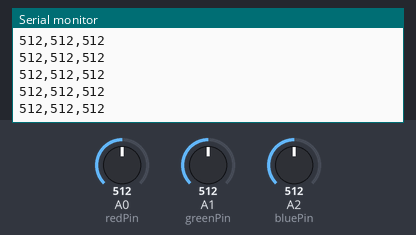
Bench run of a sketch on a simulated Arduino Uno, built with avr-gcc and run on an emulated ATmega328P. Shown: the last lines printed to the serial monitor. The test bench sets the inputs (shaded band); at power-on: A0 (redPin) = 512, A1 (greenPin) = 512, A2 (bluePin) = 512.

Above: at 1.2 s.
1.3 s: A0 (redPin) set to 11
At 2.4 s:
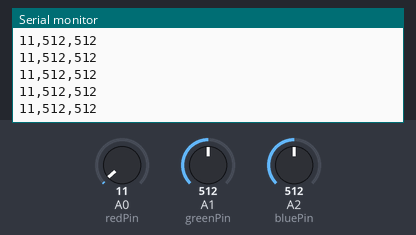
4.3 s: A0 (redPin) set to 8
At 5.4 s:
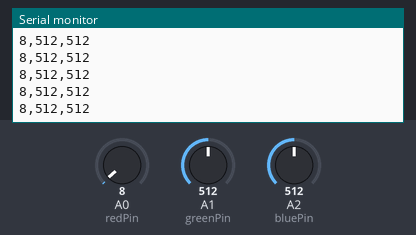
5.8 s: A0 (redPin) set to 89
At 6.4 s:
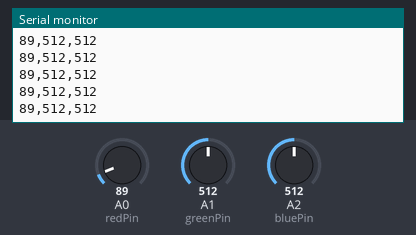
7.3 s: A0 (redPin) set to 110
At 8.4 s:
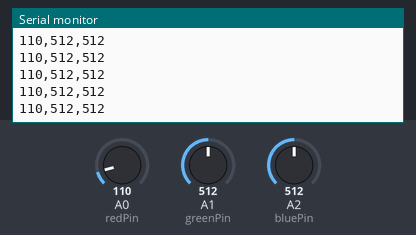
Timing chart, 0 to 10.3 s (numbered marks = the images above; inputs shaded):
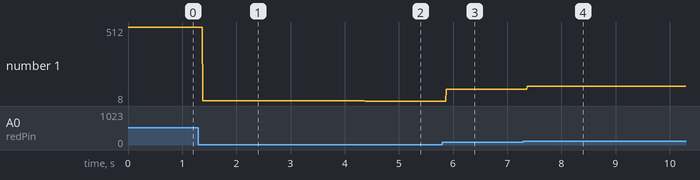

Measured:
- after the input at 1.3 s, the serial monitor: prints a new line after 0.08 s (image 1)
- after the input at 4.3 s, the serial monitor: prints a new line after 0.07 s (image 2)
- after the input at 5.8 s, the serial monitor: prints a new line after 0.07 s (image 3)
- after the input at 7.3 s, the serial monitor: prints a new line after 0.07 s (image 4)
- plotted number 1: 512 → 11 after the input at 1.3 s, 11 → 8 after the input at 4.3 s, 8 → 89 after the input at 5.8 s, 89 → 110 after the input at 7.3 s

The sketch:

code.ino
```cpp
/*
  Virtual Color Mixer
  Sends three analog readings (A0, A1, A2) as comma-separated values for a computer program to mix a colour.
*/
const int redPin = A0;
const int greenPin = A1;
const int bluePin = A2;

void setup() {
  Serial.begin(9600);
}

void loop() {
  Serial.print(analogRead(redPin));
  Serial.print(",");
  Serial.print(analogRead(greenPin));
  Serial.print(",");
  Serial.println(analogRead(bluePin));
}
```
